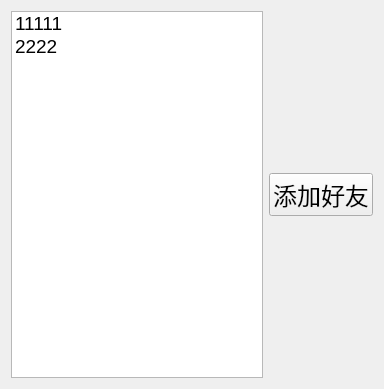
<?xml version="1.0" encoding="UTF-8"?>
<ui version="4.0">
 <class>Online</class>
 <widget class="QWidget" name="Online">
  <property name="geometry">
   <rect>
    <x>0</x>
    <y>0</y>
    <width>384</width>
    <height>389</height>
   </rect>
  </property>
  <property name="windowTitle">
   <string>Form</string>
  </property>
  <layout class="QVBoxLayout" name="verticalLayout_2">
   <item>
    <layout class="QHBoxLayout" name="horizontalLayout">
     <item>
      <widget class="QListWidget" name="online_lw">
       <property name="font">
        <font>
         <pointsize>14</pointsize>
        </font>
       </property>
       <item>
        <property name="text">
         <string>11111</string>
        </property>
       </item>
       <item>
        <property name="text">
         <string>2222</string>
        </property>
       </item>
      </widget>
     </item>
     <item>
      <layout class="QVBoxLayout" name="verticalLayout">
       <item>
        <spacer name="verticalSpacer">
         <property name="orientation">
          <enum>Qt::Vertical</enum>
         </property>
         <property name="sizeHint" stdset="0">
          <size>
           <width>20</width>
           <height>40</height>
          </size>
         </property>
        </spacer>
       </item>
       <item>
        <widget class="QPushButton" name="addFriend_pb">
         <property name="font">
          <font>
           <pointsize>18</pointsize>
          </font>
         </property>
         <property name="text">
          <string>添加好友</string>
         </property>
        </widget>
       </item>
       <item>
        <spacer name="verticalSpacer_2">
         <property name="orientation">
          <enum>Qt::Vertical</enum>
         </property>
         <property name="sizeHint" stdset="0">
          <size>
           <width>20</width>
           <height>40</height>
          </size>
         </property>
        </spacer>
       </item>
      </layout>
     </item>
    </layout>
   </item>
  </layout>
 </widget>
 <resources/>
 <connections/>
</ui>
